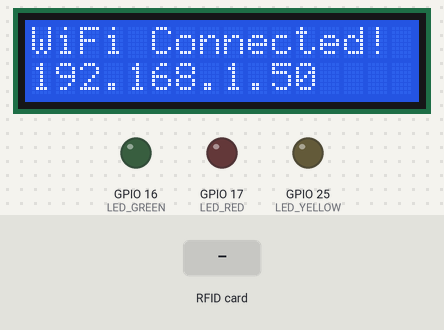
The sketch below on a simulated ESP32. Shown: 16×2 character LCD, output pins drawn as LEDs (lit = HIGH). The test bench sets the inputs (shaded band). WiFi joins after 1.5 s; servers stay silent unless stated; uploads are accepted with an empty reply; the local clock reads 2024-03-15 10:24:30 at power-on unless the sketch sets it; what the sketch prints to the serial monitor is not drawn.

Above: at 2.7 s.
At 16.3 s:
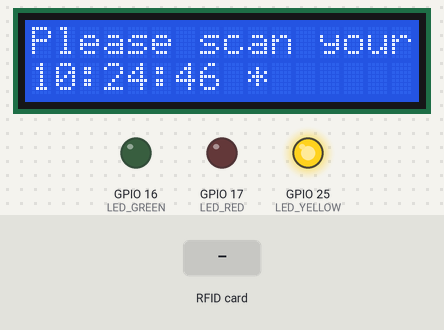
16.4 s: RFID card 5E 7A 19 C4 held to the reader
At 18.3 s:
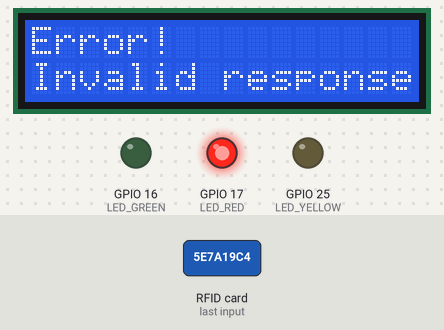
21.5 s: RFID card 5E 7A 19 C4 held to the reader
At 24.3 s:
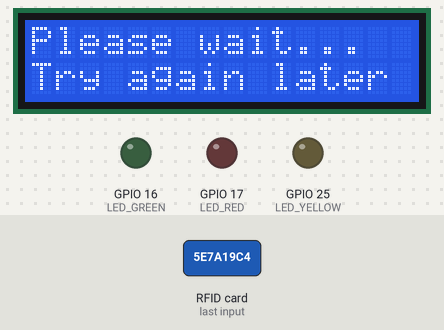
Timing chart, 0 to 30.5 s (numbered marks = the images above; inputs shaded):
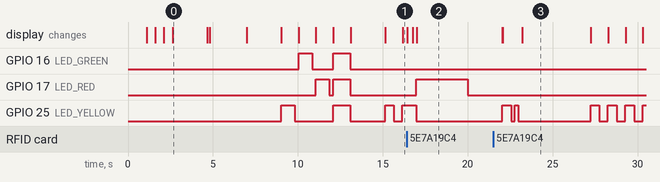

Measured:
- after the input at 16.4 s, GPIO 17 (LED_RED): LOW → HIGH after 0.58 s, → LOW 3.0 s later; the display: first changes at once (image 2 shows a later state)
- after the input at 21.5 s, the display: first differs from a run without the input after 0.56 s (image 3 shows a later state)
- what the display in image 0 shows lasts 2.1 s, from 2.6 s to 4.7 s

The sketch:

RFID_Check_Attendance.ino
```cpp
#include <SPI.h>
#include <MFRC522.h>
#include <Wire.h>
#include <LiquidCrystal_I2C.h>
#include <ThreeWire.h>
#include <RtcDS1302.h>
#include <WiFi.h>
#include <HTTPClient.h>
#include <WiFiClientSecure.h>
#include <ArduinoJson.h>
#include <time.h>

// ========== WIFI CONFIGURATION ==========
const char* ssid = "WifiName";
const char* password = "WifiPassword";
const char* serverUrl = "http://your_device_ip:8000/api/attendance-scan/";

// Get certificate from: https://letsencrypt.org/certs/isrgrootx1.pem
const char* rootCACertificate = \
"-----BEGIN CERTIFICATE-----\n" \
"MIIFazCCA1OgAwIBAgIRAIIQz7DSQONZRGPgu2OCiwAwDQYJKoZIhvcNAQELBQAw\n" \
"TzELMAkGA1UEBhMCVVMxKTAnBgNVBAoTIEludGVybmV0IFNlY3VyaXR5IFJlc2Vh\n" \
"cmNoIEdyb3VwMRUwEwYDVQQDEwxJU1JHIFJvb3QgWDEwHhcNMTUwNjA0MTEwNDM4\n" \
"WhcNMzUwNjA0MTEwNDM4WjBPMQswCQYDVQQGEwJVUzEpMCcGA1UEChMgSW50ZXJu\n" \
"ZXQgU2VjdXJpdHkgUmVzZWFyY2ggR3JvdXAxFTATBgNVBAMTDElTUkcgUm9vdCBY\n" \
"MTCCAiIwDQYJKoZIhvcNAQEBBQADggIPADCCAgoCggIBAK3oJHP0FDfzm54rVygc\n" \
"h77ct984kIxuPOZXoHj3dcKi/vVqbvYATyjb3miGbESTtrFj/RQSa78f0uoxmyF+\n" \
"0TM8ukj13Xnfs7j/EvEhmkvBioZxaUpmZmyPfjxwv60pIgbz5MDmgK7iS4+3mX6U\n" \
"A5/TR5d8mUgjU+g4rk8Kb4Mu0UlXjIB0ttov0DiNewNwIRt18jA8+o+u3dpjq+sW\n" \
"T8KOEUt+zwvo/7V3LvSye0rgTBIlDHCNAymg4VMk7BPZ7hm/ELNKjD+Jo2FR3qyH\n" \
"B5T0Y3HsLuJvW5iB4YlcNHlsdu87kGJ55tukmi8mxdAQ4Q7e2RCOFvu396j3x+UC\n" \
"B5iPNgiV5+I3lg02dZ77DnKxHZu8A/lJBdiB3QW0KtZB6awBdpUKD9jf1b0SHzUv\n" \
"KBds0pjBqAlkd25HN7rOrFleaJ1/ctaJxQZBKT5ZPt0m9STJEadao0xAH0ahmbWn\n" \
"OlFuhjuefXKnEgV4We0+UXgVCwOPjdAvBbI+e0ocS3MFEvzG6uBQE3xDk3SzynTn\n" \
"jh8BCNAw1FtxNrQHusEwMFxIt4I7mKZ9YIqioymCzLq9gwQbooMDQaHWBfEbwrbw\n" \
"qHyGO0aoSCqI3Haadr8faqU9GY/rOPNk3sgrDQoo//fb4hVC1CLQJ13hef4Y53CI\n" \
"rU7m2Ys6xt0nUW7/vGT1M0NPAgMBAAGjQjBAMA4GA1UdDwEB/wQEAwIBBjAPBgNV\n" \
"HRMBAf8EBTADAQH/MB0GA1UdDgQWBBR5tFnme7bl5AFzgAiIyBpY9umbbjANBgkq\n" \
"hkiG9w0BAQsFAAOCAgEAVR9YqbyyqFDQDLHYGmkgJykIrGF1XIpu+ILlaS/V9lZL\n" \
"ubhzEFnTIZd+50xx+7LSYK05qAvqFyFWhfFQDlnrzuBZ6brJFe+GnY+EgPbk6ZGQ\n" \
"3BebYhtF8GaV0nxvwuo77x/Py9auJ/GpsMiu/X1+mvoiBOv/2X/qkSsisRcOj/KK\n" \
"NFtY2PwByVS5uCbMiogziUwthDyC3+6WVwW6LLv3xLfHTjuCvjHIInNzktHCgKQ5\n" \
"ORAzI4JMPJ+GslWYHb4phowim57iaztXOoJwTdwJx4nLCgdNbOhdjsnvzqvHu7Ur\n" \
"TkXWStAmzOVyyghqpZXjFaH3pO3JLF+l+/+sKAIuvtd7u+Nxe5AW0wdeRlN8NwdC\n" \
"jNPElpzVmbUq4JUagEiuTDkHzsxHpFKVK7q4+63SM1N95R1NbdWhscdCb+ZAJzVc\n" \
"oyi3B43njTOQ5yOf+1CceWxG1bQVs5ZufpsMljq4Ui0/1lvh+wjChP4kqKOJ2qxq\n" \
"4RgqsahDYVvTH9w7jXbyLeiNdd8XM2w9U/t7y0Ff/9yi0GE44Za4rF2LN9d11TPA\n" \
"mRGunUHBcnWEvgJBQl9nJEiU0Zsnvgc/ubhPgXRR4Xq37Z0j4r7g1SgEEzwxA57d\n" \
"emyPxgcYxn/eR44/KJ4EBs+lVDR3veyJm+kXQ99b21/+jh5Xos1AnX5iItreGCc=\n" \
"-----END CERTIFICATE-----\n";


// ========== NTP CONFIGURATION ==========
const char* ntpServer1 = "pool.ntp.org";
const char* ntpServer2 = "time.nist.gov";
const char* ntpServer3 = "time.google.com";
const long gmtOffset_sec = 7 * 3600;  // GMT+7 for Vietnam
const int daylightOffset_sec = 0;     // Vietnam doesn't use DST

// ========== PIN DEFINITIONS ==========
// RFID RC522
#define SS_PIN 5
#define RST_PIN 27

// LED Pins
#define LED_GREEN 16    // Success
#define LED_RED 17      // Error/Duplicate
#define LED_YELLOW 25   // Waiting/Processing

// DS1302 RTC
#define RTC_CLK 14
#define RTC_DAT 12
#define RTC_RST 13

// I2C LCD (0x27 address)
LiquidCrystal_I2C lcd(0x27, 16, 2); // 16 columns, 2 rows

// ========== INITIALIZATION ==========
MFRC522 rfid(SS_PIN, RST_PIN);
ThreeWire myWire(RTC_DAT, RTC_CLK, RTC_RST); // DAT, CLK, RST
RtcDS1302<ThreeWire> Rtc(myWire);

// ========== ATTENDANCE TRACKING ==========
String lastUID = "";
unsigned long lastScanTime = 0;
const unsigned long DUPLICATE_DELAY = 10000; // 10 seconds local duplicate check

// System state
bool cardPresent = false;
bool wifiConnected = false;
bool timeIsSynced = false;

// Time sync tracking
unsigned long lastTimeSync = 0;
const unsigned long TIME_SYNC_INTERVAL = 3600000; // Sync every hour

// ========== SETUP ==========
void setup() {
  Serial.begin(115200);
  delay(1000);

  // Initialize I2C LCD
  Serial.println("→ Initializing LCD...");
  Wire.begin(21, 22); // SDA=21, SCL=22 for ESP32
  lcd.init();
  lcd.backlight();
  lcd.clear();
  lcd.setCursor(0, 0);
  lcd.print("Initializing...");

  // Initialize RTC
  Serial.println("→ Initializing RTC DS1302...");
  Rtc.Begin();

  if (Rtc.GetIsWriteProtected()) {
    Serial.println("  RTC was write protected, enabling writing now");
    Rtc.SetIsWriteProtected(false);
  }

  if (!Rtc.GetIsRunning()) {
    Serial.println("  RTC was not running, starting now");
    Rtc.SetIsRunning(true);
  }

  RtcDateTime now = Rtc.GetDateTime();
  Serial.print("  RTC Current Time: ");
  printDateTime(now);
  Serial.println();

  // Initialize WiFi
  Serial.println("→ Connecting to WiFi...");
  lcd.clear();
  lcd.setCursor(0, 0);
  lcd.print("Connecting WiFi");

  WiFi.begin(ssid, password);
  int wifiAttempts = 0;
  while (WiFi.status() != WL_CONNECTED && wifiAttempts < 20) {
    delay(500);
    Serial.print(".");
    lcd.setCursor(wifiAttempts % 16, 1);
    lcd.print(".");
    wifiAttempts++;
  }

  if (WiFi.status() == WL_CONNECTED) {
    wifiConnected = true;
    Serial.println("\n✓ WiFi connected!");
    Serial.print("  IP Address: ");
    Serial.println(WiFi.localIP());

    lcd.clear();
    lcd.setCursor(0, 0);
    lcd.print("WiFi Connected!");
    lcd.setCursor(0, 1);
    lcd.print(WiFi.localIP());
    delay(2000);

    // Sync time from NTP server
    syncTimeFromNTP();

  } else {
    wifiConnected = false;
    timeIsSynced = false;
    Serial.println("\n✗ WiFi connection failed!");
    Serial.println("  Running in offline mode...");

    lcd.clear();
    lcd.setCursor(0, 0);
    lcd.print("WiFi Failed!");
    lcd.setCursor(0, 1);
    lcd.print("Offline Mode");
    delay(3000);
  }

  // Initialize SPI and RFID
  Serial.println("→ Initializing RFID...");
  SPI.begin();
  rfid.PCD_Init();
  delay(100);

  // Check RC522
  byte version = rfid.PCD_ReadRegister(MFRC522::VersionReg);
  Serial.print("  RC522 Version: 0x");
  Serial.println(version, HEX);

  // Initialize LED pins
  Serial.println("→ Initializing LEDs...");
  pinMode(LED_GREEN, OUTPUT);
  pinMode(LED_RED, OUTPUT);
  pinMode(LED_YELLOW, OUTPUT);
  allLedsOff();

  // Startup sequence
  Serial.println("╔════════════════════════════════════╗");
  Serial.println("║   RFID ATTENDANCE SYSTEM v6.0      ║");
  Serial.println("║  Synced with Django Backend        ║");
  Serial.println("╚════════════════════════════════════╝");
  Serial.println();

  startupAnimation();

  Serial.println("✓ System Ready!");
  Serial.println("✓ Place your card on the reader...");
  Serial.println();

  // Show ready message on LCD
  lcd.clear();
  lcd.setCursor(0, 0);
  lcd.print("System Ready!");
  lcd.setCursor(0, 1);
  if (wifiConnected && timeIsSynced) {
    lcd.print("Time Synced!");
  } else if (wifiConnected) {
    lcd.print("Online Mode");
  } else {
    lcd.print("Offline Mode");
  }
  delay(2000);

  showWaitingMessage();
}

// ========== NTP TIME SYNC FUNCTION ==========
void syncTimeFromNTP() {
  Serial.println("→ Syncing time from NTP server...");
  lcd.clear();
  lcd.setCursor(0, 0);
  lcd.print("Syncing Time...");
  lcd.setCursor(0, 1);
  lcd.print("Please wait...");

  configTime(gmtOffset_sec, daylightOffset_sec, ntpServer1, ntpServer2, ntpServer3);

  Serial.print("  Waiting for NTP sync");
  struct tm timeinfo;
  int attempts = 0;
  while (!getLocalTime(&timeinfo) && attempts < 20) {
    Serial.print(".");
    delay(500);
    attempts++;
  }
  Serial.println();

  if (getLocalTime(&timeinfo)) {
    Serial.println("✓ NTP sync successful!");
    Serial.printf("  Internet Time: %04d-%02d-%02d %02d:%02d:%02d\n",
                  timeinfo.tm_year + 1900,
                  timeinfo.tm_mon + 1,
                  timeinfo.tm_mday,
                  timeinfo.tm_hour,
                  timeinfo.tm_min,
                  timeinfo.tm_sec);

    if (Rtc.GetIsWriteProtected()) {
      Rtc.SetIsWriteProtected(false);
    }

    if (!Rtc.GetIsRunning()) {
      Rtc.SetIsRunning(true);
    }

    RtcDateTime ntpTime(timeinfo.tm_year + 1900,
                        timeinfo.tm_mon + 1,
                        timeinfo.tm_mday,
                        timeinfo.tm_hour,
                        timeinfo.tm_min,
                        timeinfo.tm_sec);

    Rtc.SetDateTime(ntpTime);
    delay(100);

    Serial.println("✓ RTC updated with NTP time!");

    timeIsSynced = true;
    lastTimeSync = millis();

    lcd.clear();
    lcd.setCursor(0, 0);
    lcd.print("Time Synced!");
    lcd.setCursor(0, 1);
    lcd.printf("%02d/%02d %02d:%02d:%02d",
               timeinfo.tm_mday,
               timeinfo.tm_mon + 1,
               timeinfo.tm_hour,
               timeinfo.tm_min,
               timeinfo.tm_sec);
    delay(2000);

  } else {
    Serial.println("✗ NTP sync failed!");
    timeIsSynced = false;

    lcd.clear();
    lcd.setCursor(0, 0);
    lcd.print("Time Sync Failed");
    lcd.setCursor(0, 1);
    lcd.print("Using RTC time");
    delay(2000);
  }
}

// ========== CHECK AND AUTO-SYNC TIME ==========
void checkAndSyncTime() {
  if (wifiConnected && WiFi.status() == WL_CONNECTED) {
    if (millis() - lastTimeSync > TIME_SYNC_INTERVAL) {
      Serial.println("→ Auto-syncing time (hourly check)...");
      syncTimeFromNTP();
    }
  }
}

// ========== GET CURRENT TIME ==========
RtcDateTime getCurrentTime() {
  RtcDateTime rtcTime = Rtc.GetDateTime();

  if (!rtcTime.IsValid() || rtcTime.Year() < 2020) {
    Serial.println("  ⚠ RTC invalid, using ESP32 internal time");

    struct tm timeinfo;
    if (getLocalTime(&timeinfo)) {
      return RtcDateTime(timeinfo.tm_year + 1900,
                        timeinfo.tm_mon + 1,
                        timeinfo.tm_mday,
                        timeinfo.tm_hour,
                        timeinfo.tm_min,
                        timeinfo.tm_sec);
    }
  }

  return rtcTime;
}

// ========== MAIN LOOP ==========
void loop() {
  checkAndSyncTime();
  idleState();

  if (!rfid.PICC_IsNewCardPresent()) {
    cardPresent = false;
    return;
  }

  bool readSuccess = false;
  for (int attempt = 0; attempt < 3; attempt++) {
    if (rfid.PICC_ReadCardSerial()) {
      readSuccess = true;
      break;
    }
    delay(50);
  }

  if (!readSuccess) {
    rfid.PICC_HaltA();
    rfid.PCD_StopCrypto1();
    return;
  }

  if (!cardPresent) {
    cardPresent = true;
    allLedsOff();
    showProcessing();
  }

  String uid = readCardUID();
  RtcDateTime now = getCurrentTime();

  bool isLocalDuplicate = (uid == lastUID) &&
                          ((millis() - lastScanTime) < DUPLICATE_DELAY);

  Serial.println("┌────────────────────────────────┐");
  Serial.print("Card UID: ");
  Serial.println(uid);
  Serial.print("Date & Time: ");
  printDateTime(now);
  Serial.println(timeIsSynced ? " (✓ Synced)" : " (⚠ Not Synced)");

  if (isLocalDuplicate) {
    Serial.println("Status: ⚠ LOCAL DUPLICATE");
    showLocalDuplicate();
  } else {
    if (wifiConnected && WiFi.status() == WL_CONNECTED) {
      sendToServer(uid, now);
    } else {
      Serial.println("Status: ⚠ OFFLINE");
      showOfflineSuccess(uid, now);
    }

    lastUID = uid;
    lastScanTime = millis();
  }

  Serial.println("└────────────────────────────────┘\n");

  rfid.PICC_HaltA();
  rfid.PCD_StopCrypto1();

  cardPresent = false;
  delay(2000);
  showWaitingMessage();
}

// ========== SEND TO DJANGO SERVER (UPDATED FOR NEW BACKEND) ==========
void sendToServer(String uid, RtcDateTime dt) {
  Serial.println("→ Sending to Django server...");
  lcd.clear();
  lcd.setCursor(0, 0);
  lcd.print("Sending to");
  lcd.setCursor(0, 1);
  lcd.print("server...");

  HTTPClient http;

  if (http.begin(serverUrl)) {
    http.addHeader("Content-Type", "application/json");
    http.setTimeout(10000);

    // Create JSON payload matching Django API
    char timestamp[20];
    snprintf(timestamp, sizeof(timestamp),
             "%04u-%02u-%02u %02u:%02u:%02u",
             dt.Year(), dt.Month(), dt.Day(),
             dt.Hour(), dt.Minute(), dt.Second());

    String jsonPayload = "{";
    jsonPayload += "\"card_uid\":\"" + uid + "\",";
    jsonPayload += "\"device_id\":\"ESP32_GATE_001\",";
    jsonPayload += "\"timestamp\":\"" + String(timestamp) + "\"";
    jsonPayload += "}";

    Serial.println("  Payload: " + jsonPayload);

    int httpResponseCode = http.POST(jsonPayload);

    if (httpResponseCode > 0) {
      String response = http.getString();
      Serial.print("  Response Code: ");
      Serial.println(httpResponseCode);
      Serial.println("  Response: " + response);

      // Parse JSON response from Django
      DynamicJsonDocument doc(1024);
      DeserializationError error = deserializeJson(doc, response);

      if (!error) {
        const char* status = doc["status"];
        const char* message = doc["message"];
        const char* lcdMessage = doc["lcd_message"];

        if (strcmp(status, "success") == 0) {
          // Success - show student info
          const char* studentName = doc["student"];
          const char* studentClass = doc["class"];
          const char* scanTime = doc["scan_time"];
          const char* scanStatus = doc["scan_status"];
          bool isLate = doc["is_late"] | false;

          Serial.println("✓ SUCCESS!");
          Serial.println("  Student: " + String(studentName));
          Serial.println("  Class: " + String(studentClass));
          Serial.println("  Scan Time: " + String(scanTime));
          Serial.println("  Status: " + String(scanStatus));
          if (isLate) {
            Serial.println("  ⚠ Student is LATE!");
          }

          showServerSuccess(studentName, studentClass, scanStatus, isLate, lcdMessage);

        } else if (strcmp(status, "warning") == 0) {
          // Already scanned
          Serial.println("⚠ WARNING: " + String(message));
          showServerDuplicate(lcdMessage);

        } else {
          // Error
          Serial.println("✗ ERROR: " + String(message));
          showServerError(lcdMessage);
        }
      } else {
        Serial.println("✗ JSON parsing failed");
        showServerError("Invalid response");
      }

    } else {
      Serial.print("✗ HTTP Error: ");
      Serial.println(httpResponseCode);
      showServerError("Connection failed");
    }

    http.end();
  } else {
    Serial.println("✗ HTTP connection failed!");
    showServerError("Connection failed");
  }
}

// ========== CARD READING ==========
String readCardUID() {
  String uid = "";
  for (byte i = 0; i < rfid.uid.size; i++) {
    if (rfid.uid.uidByte[i] < 0x10) {
      uid += "0";
    }
    uid += String(rfid.uid.uidByte[i], HEX);
  }
  uid.toUpperCase();
  return uid;
}

// ========== RTC FUNCTIONS ==========
void printDateTime(const RtcDateTime& dt) {
  char datestring[20];
  snprintf(datestring, sizeof(datestring),
           "%02u/%02u/%04u %02u:%02u:%02u",
           dt.Day(), dt.Month(), dt.Year(),
           dt.Hour(), dt.Minute(), dt.Second());
  Serial.print(datestring);
}

String getTimeString(const RtcDateTime& dt) {
  char timestring[9];
  snprintf(timestring, sizeof(timestring),
           "%02u:%02u:%02u",
           dt.Hour(), dt.Minute(), dt.Second());
  return String(timestring);
}

// ========== DISPLAY FUNCTIONS ==========
void showWaitingMessage() {
  lcd.clear();
  lcd.setCursor(0, 0);
  lcd.print("Please scan your");
  lcd.setCursor(0, 1);
  lcd.print("card...");
}

void idleState() {
  static unsigned long lastBlink = 0;
  static unsigned long lastTimeUpdate = 0;
  static bool yellowState = false;

  if (millis() - lastBlink > 500) {
    yellowState = !yellowState;
    digitalWrite(LED_YELLOW, yellowState ? HIGH : LOW);
    lastBlink = millis();
  }

  if (millis() - lastTimeUpdate > 1000) {
    RtcDateTime now = getCurrentTime();
    lcd.setCursor(0, 1);
    lcd.print(getTimeString(now));
    lcd.print(timeIsSynced ? " *" : "  ");
    lastTimeUpdate = millis();
  }
}

void showProcessing() {
  allLedsOff();
  digitalWrite(LED_YELLOW, HIGH);
  lcd.clear();
  lcd.setCursor(0, 0);
  lcd.print("Processing...");
  delay(300);
}

void showServerSuccess(const char* name, const char* className,
                       const char* status, bool isLate, const char* lcdMsg) {
  allLedsOff();
  digitalWrite(LED_GREEN, HIGH);

  // Show LCD message from server
  lcd.clear();
  lcd.setCursor(0, 0);

  // Parse multi-line LCD message
  String msg = String(lcdMsg);
  int newlinePos = msg.indexOf('\n');

  if (newlinePos > 0) {
    lcd.print(msg.substring(0, min(16, newlinePos)));
    lcd.setCursor(0, 1);
    lcd.print(msg.substring(newlinePos + 1, min(newlinePos + 17, (int)msg.length())));
  } else {
    lcd.print(msg.substring(0, 16));
  }

  delay(2000);

  // Show additional info if late
  if (isLate) {
    lcd.clear();
    lcd.setCursor(0, 0);
    lcd.print("*** LATE! ***");
    lcd.setCursor(0, 1);
    lcd.print("Status: " + String(status));
    delay(2000);
  }

  // Show student name
  lcd.clear();
  lcd.setCursor(0, 0);
  lcd.print("Student:");
  lcd.setCursor(0, 1);
  lcd.print(String(name).substring(0, 16));
  delay(2000);

  // Show class
  lcd.clear();
  lcd.setCursor(0, 0);
  lcd.print("Class:");
  lcd.setCursor(0, 1);
  lcd.print(className);
  delay(2000);

  digitalWrite(LED_GREEN, LOW);
}

void showServerDuplicate(const char* lcdMsg) {
  allLedsOff();

  for (int i = 0; i < 3; i++) {
    digitalWrite(LED_RED, HIGH);
    delay(300);
    digitalWrite(LED_RED, LOW);
    delay(300);
  }

  lcd.clear();
  lcd.setCursor(0, 0);

  String msg = String(lcdMsg);
  int newlinePos = msg.indexOf('\n');

  if (newlinePos > 0) {
    lcd.print(msg.substring(0, min(16, newlinePos)));
    lcd.setCursor(0, 1);
    lcd.print(msg.substring(newlinePos + 1, min(newlinePos + 17, (int)msg.length())));
  } else {
    lcd.print("Already Scanned!");
    lcd.setCursor(0, 1);
    lcd.print("Today");
  }

  delay(3000);
}

void showServerError(const char* lcdMsg) {
  allLedsOff();
  digitalWrite(LED_RED, HIGH);

  lcd.clear();
  lcd.setCursor(0, 0);

  String msg = String(lcdMsg);
  int newlinePos = msg.indexOf('\n');

  if (newlinePos > 0) {
    lcd.print(msg.substring(0, min(16, newlinePos)));
    lcd.setCursor(0, 1);
    lcd.print(msg.substring(newlinePos + 1, min(newlinePos + 17, (int)msg.length())));
  } else {
    lcd.print("Error!");
    lcd.setCursor(0, 1);
    lcd.print(msg.substring(0, 16));
  }

  delay(3000);
  digitalWrite(LED_RED, LOW);
}

void showLocalDuplicate() {
  allLedsOff();

  for (int i = 0; i < 2; i++) {
    digitalWrite(LED_YELLOW, HIGH);
    delay(200);
    digitalWrite(LED_YELLOW, LOW);
    delay(200);
  }

  lcd.clear();
  lcd.setCursor(0, 0);
  lcd.print("Please wait...");
  lcd.setCursor(0, 1);
  lcd.print("Try again later");
  delay(2000);
}

void showOfflineSuccess(String uid, RtcDateTime dt) {
  allLedsOff();
  digitalWrite(LED_GREEN, HIGH);

  lcd.clear();
  lcd.setCursor(0, 0);
  lcd.print("Offline Mode");
  lcd.setCursor(0, 1);
  lcd.print("Recorded!");
  delay(2000);

  lcd.clear();
  lcd.setCursor(0, 0);
  lcd.print("UID:");
  lcd.setCursor(0, 1);
  lcd.print(uid.substring(0, 16));
  delay(2000);

  digitalWrite(LED_GREEN, LOW);
}

void allLedsOff() {
  digitalWrite(LED_GREEN, LOW);
  digitalWrite(LED_RED, LOW);
  digitalWrite(LED_YELLOW, LOW);
}

// ========== STARTUP ANIMATION ==========
void startupAnimation() {
  Serial.println("Running system test...");

  lcd.clear();
  lcd.setCursor(0, 0);
  lcd.print("Current Time:");
  RtcDateTime now = getCurrentTime();
  lcd.setCursor(0, 1);
  lcd.print(getTimeString(now));
  lcd.print(timeIsSynced ? " *" : "");
  delay(2000);

  Serial.print("  Testing Yellow LED... ");
  lcd.clear();
  lcd.setCursor(0, 0);
  lcd.print("Test: Yellow LED");
  digitalWrite(LED_YELLOW, HIGH);
  delay(800);
  digitalWrite(LED_YELLOW, LOW);
  Serial.println("✓");
  delay(200);

  Serial.print("  Testing Green LED... ");
  lcd.clear();
  lcd.setCursor(0, 0);
  lcd.print("Test: Green LED");
  digitalWrite(LED_GREEN, HIGH);
  delay(800);
  digitalWrite(LED_GREEN, LOW);
  Serial.println("✓");
  delay(200);

  Serial.print("  Testing Red LED... ");
  lcd.clear();
  lcd.setCursor(0, 0);
  lcd.print("Test: Red LED");
  digitalWrite(LED_RED, HIGH);
  delay(800);
  digitalWrite(LED_RED, LOW);
  Serial.println("✓");
  delay(200);

  Serial.print("  Full system test... ");
  lcd.clear();
  lcd.setCursor(0, 0);
  lcd.print("All Systems:");
  lcd.setCursor(0, 1);
  lcd.print("Test OK!");
  digitalWrite(LED_YELLOW, HIGH);
  digitalWrite(LED_GREEN, HIGH);
  digitalWrite(LED_RED, HIGH);
  delay(1000);
  allLedsOff();
  Serial.println("✓\n");
}
```
